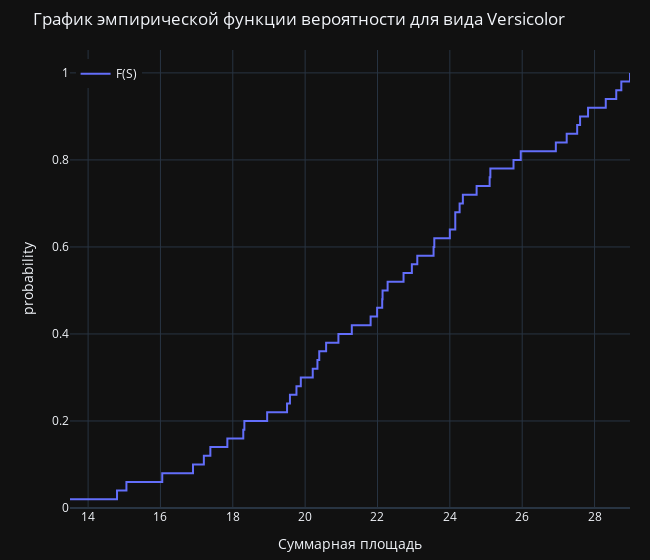

The code cell stored with this chart in its notebook:
### Markdown cell above
##### График эмпирической функции вероятности

### Code cell
fig = px.ecdf(versicolor_data, x='Sum.Square',
              labels={
                  'Sum.Square': 'Суммарная площадь',
                  'probability': 'Вероятность'
              },
              title='График эмпирической функции вероятности для вида Versicolor',
              template=theme,
              width=650)
fig.update_traces(name='F(S)', showlegend=True)
fig.update_layout(legend=dict(x=.01, y=.98), 
                  margin=dict(l=70, r=20, b=10, t=50))
fig.show()

### Figure 1 — Plotly figure (JSON) as saved in the notebook; plotly's stock layout.template omitted (floating-point values rounded to 4 significant figures)
{"data": [{"hovertemplate": "Суммарная площадь=%{x}<br>probability=%{y}<extra></extra>", "legendgroup": "", "line": {"dash": "solid", "shape": "hv"}, "marker": {"color": "#636efa", "symbol": "circle"}, "mode": "lines", "name": "F(S)", "orientation": "v", "showlegend": true, "type": "scatter", "x": [13.5, 14.8, 15.06, 16.05, 16.9, 17.2, 17.38, 17.85, 18.29, 18.32, 18.95, 19.5, 19.58, 19.76, 19.88, 20.21, 20.34, 20.39, 20.58, 20.92, 21.29, 21.81, 21.99, 22.13, 22.14, 22.28, 22.72, 22.95, 23.1, 23.55, 23.57, 24.0, 24.15, 24.15, 24.27, 24.36, 24.74, 25.1, 25.12, 25.76, 25.96, 26.93, 27.23, 27.52, 27.6, 27.82, 28.31, 28.6, 28.74, 28.98], "xaxis": "x", "y": [0.02, 0.04, 0.06, 0.08, 0.1, 0.12, 0.14, 0.16, 0.18, 0.2, 0.22, 0.24, 0.26, 0.28, 0.3, 0.32, 0.34, 0.36, 0.38, 0.4, 0.42, 0.44, 0.46, 0.48, 0.5, 0.52, 0.54, 0.56, 0.58, 0.6, 0.62, 0.64, 0.66, 0.68, 0.7, 0.72, 0.74, 0.76, 0.78, 0.8, 0.82, 0.84, 0.86, 0.88, 0.9, 0.92, 0.94, 0.96, 0.98, 1], "yaxis": "y"}], "layout": {"legend": {"tracegroupgap": 0, "x": 0.01, "y": 0.98}, "margin": {"b": 10, "l": 70, "r": 20, "t": 50}, "title": {"text": "График эмпирической функции вероятности для вида Versicolor"}, "width": 650, "xaxis": {"anchor": "y", "domain": [0, 1], "title": {"text": "Суммарная площадь"}}, "yaxis": {"anchor": "x", "domain": [0, 1], "rangemode": "tozero", "title": {"text": "probability"}}}}
